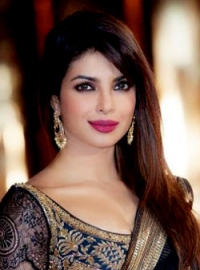
#> input picture _evaluation/priyanka-chopra_660_042313054728_020614072843.jpg, 200 x 270 px, found by its file name
$ python ima.py   (Python 2 division)
#> lines starting #> are read from the running program, lines starting #| are printed output that depends on the picture; long printed decimals are rounded
from itertools import izip
from PIL import Image
import urllib, cStringIO
import Tkinter


# [6 lines of commented-out code are left out]
file1 = cStringIO.StringIO(urllib.urlopen("http://www.indiancinemagallery.com/images/profile/thumb_Priyanka-Chopra4692.jpg").read())
file2 = cStringIO.StringIO(urllib.urlopen("http://media2.intoday.in/indiatoday/images/stories/priyanka-chopra_660_042313054728_020614072843.jpg").read())
i1 = Image.open(file1)
#> i1 is the input picture: PIL image 200x270 RGB; mean R, G, B 117, 91.6, 80.7
i2 = Image.open(file2)
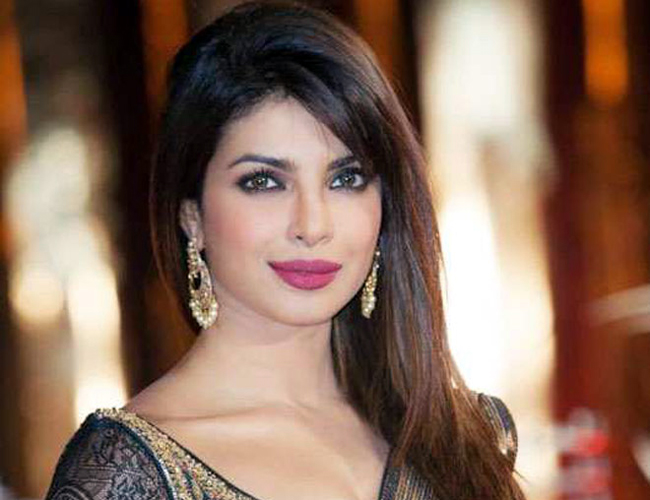
#> i2: PIL image 650x500 RGB; mean R, G, B 135.1, 107, 91.5
print i1.mode == i2.mode, "Different kinds of images."
#| True Different kinds of images.
print i1.size == i2.size, "Different sizes."
#| False Different sizes.


pairs = izip(i1.getdata(), i2.getdata())
if len(i1.getbands()) == 1:
    # for gray-scale jpegs
    dif = sum(abs(p1-p2) for p1,p2 in pairs)
else:
    dif = sum(abs(c1-c2) for p1,p2 in pairs for c1,c2 in zip(p1,p2))
#> dif = 14320840

ncomponents = i1.size[0] * i1.size[1] * 3
#> ncomponents = 162000
print "Difference (percentage):", (dif / 255.0 * 100) / ncomponents
#| Difference (percentage): 34.667
#root.mainloop()
